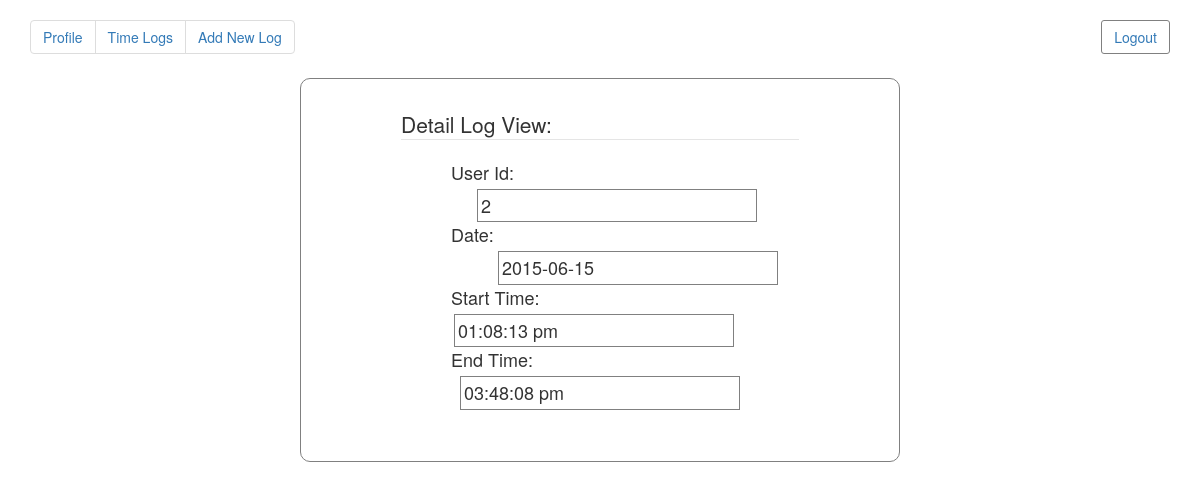
The page /detailview.php?record_id=22 (signed in) on the database its author committed.
### tables this page shows
CREATE TABLE IF NOT EXISTS `time_logs` (
  `sl_no` int(11) NOT NULL AUTO_INCREMENT,
  `user_id` int(11) DEFAULT NULL,
  `dates` date DEFAULT NULL,
  `start_time` varchar(50) DEFAULT NULL,
  `end_time` varchar(50) DEFAULT NULL,
  PRIMARY KEY (`sl_no`)
);

### detailview.php (the view, shortened to what this page needs)
<?php
	if($_SESSION['user_name'] != ''){
		if($_GET['record_id'] != ''){
			$record_id = $_GET['record_id'];
		}else{
			$record_id = $_COOKIE['record_id'];
		}
		$result = mysql_query("SELECT * FROM `time_logs` WHERE sl_no = '$record_id'");
		$r = mysql_fetch_assoc($result);
?>
<!DOCTYPE html>
<html>
	<head>
	  <link rel="stylesheet" href="http://maxcdn.bootstrapcdn.com/bootstrap/3.3.4/css/bootstrap.min.css">
	</head>
	<body>
		<div class="container">
		  <ul class="pagination">
			<li><a href="homepage.php"> Profile </a></li>
			<li><a href="timelog.php"> Time Logs </a></li>
			<li><a href="addlog.php"> Add New Log</a></li>
		  </ul>
		  <button class="btn">
			<a href="logout.php"> Logout </a>
		  </button>
		</div>
		<div class="outside">
			<fieldset class="view">
				<legend> Detail Log View: </legend>
				<div class="field">
					User Id: <input type='text' class="txt" name='' value="<?php echo $r['user_id']; ?>" readonly style="margin-left:26px;">
				</div>
				<div class="field">
					Date: <input type='text' class="txt" name='' value="<?php echo $r['dates']; ?>" readonly style="margin-left:47px;">
				</div>
				<div class="field">
					Start Time: <input type='text' class="txt" name='' value="<?php echo $r['start_time']; ?>" readonly style="margin-left:3px;">
				</div>
				<div class="field">
					End Time: <input type='text' class="txt" name='' value="<?php echo $r['end_time']; ?>" readonly style="margin-left:9px;">
				</div>
				<br><br>
			</fieldset>
		</div>
	</body>
</html>
<?php
	}else{
		header('Location:login.php');
	}
?>

### detailview.php (style rules this page uses)
.view { margin-left:100px;margin-right:100px;margin-top: 30px;font-size:18px; }
.outside { border:1px solid gray;margin-left:300px;margin-right:300px;border-radius:10px; }
.field { margin-left:50px; }
.txt { padding:3px;border:1px solid gray;margin-top:3px;width:280px; }
.btn { float:right; margin-top:20px; border-radius:3px; background-color:white; border:1px solid gray; }

### rows shown on the page
time_logs: user "2", dates "2015-06-15", start_time "01:08:13 pm", end_time "03:48:08 pm"
